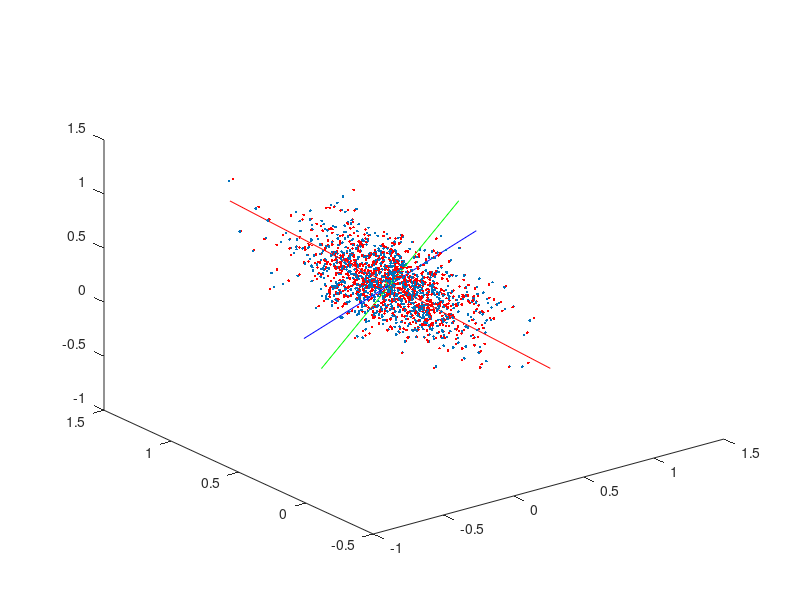
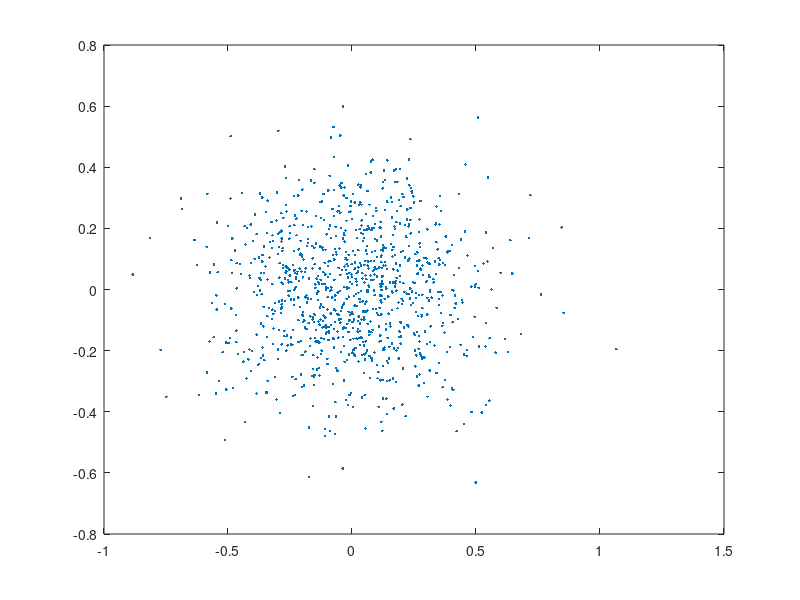

Reproduce these figures in MATLAB, in order.
% Create some random data
D=3;
n=1000;
g_mu=rand(1,D);
g_sigma=cov(rand(4,D));
X = mvnrnd(g_mu,g_sigma,n);

% Plot data cloud
plot3(X(:,1),X(:,2),X(:,3),'.');
hold on

% De-meaning
meanx=mean(X);
meanmat=repmat(meanx,[size(X,1),1]);
Xzero=X-meanmat;

% Compute the SVD of the de-meaned data matrix (which will give you the PCA)
% The transpose is simply because I store the data in a DxN matrix (unlike the Sheet)
[U bla blubb]=svd(Xzero');

% Plot the principal component (red)
plot3(meanx(1),meanx(2),meanx(3), 'go');
a=[meanx+U(:,1)';meanx-U(:,1)'];
plot3(a(:,1),a(:,2),a(:,3),'r-');
% And other base vectors (green, blue)
a=[meanx+U(:,2)';meanx-U(:,2)'];
plot3(a(:,1),a(:,2),a(:,3),'g-');
a=[meanx+U(:,3)';meanx-U(:,3)'];
plot3(a(:,1),a(:,2),a(:,3),'b-');

% Project data into a 2D Space
UL=U(:,1:2)';
Y=Xzero*UL'

% Back-project to 3D (In addition to Y, you will need is the mean and UL)
Xc=Y*UL+meanmat;

% Cmpute mean error
diff=X-Xc;
mean_err=sum(sqrt(sum(diff.^2,2)))/size(diff,1)

% Re-projected points
plot3(Xc(:,1),Xc(:,2),Xc(:,3),'r.');
hold off

% 2D-Plot
figure
plot(Y(:,1), Y(:,2), '.')

